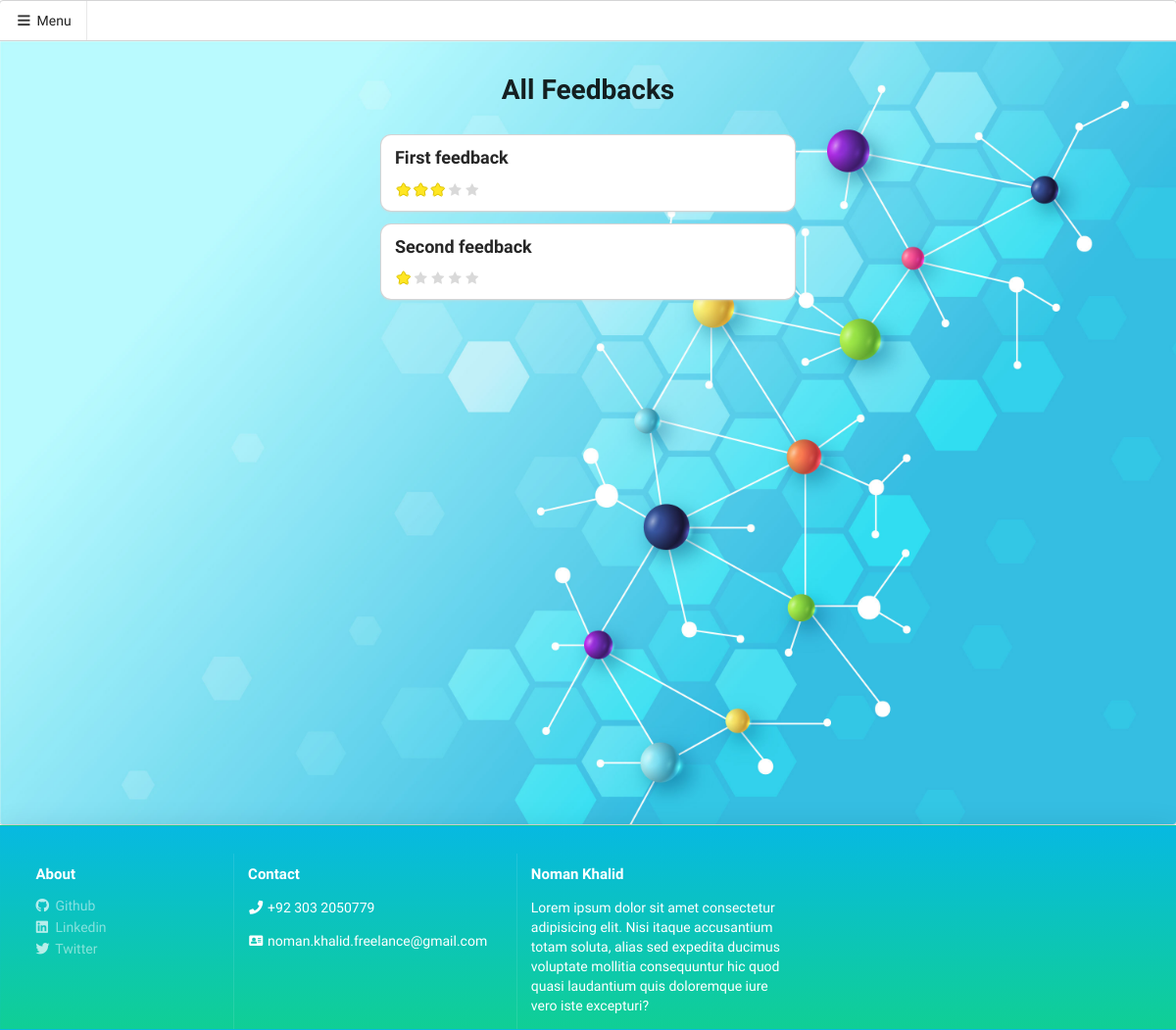
Page /feedbacks on the earlier database version.
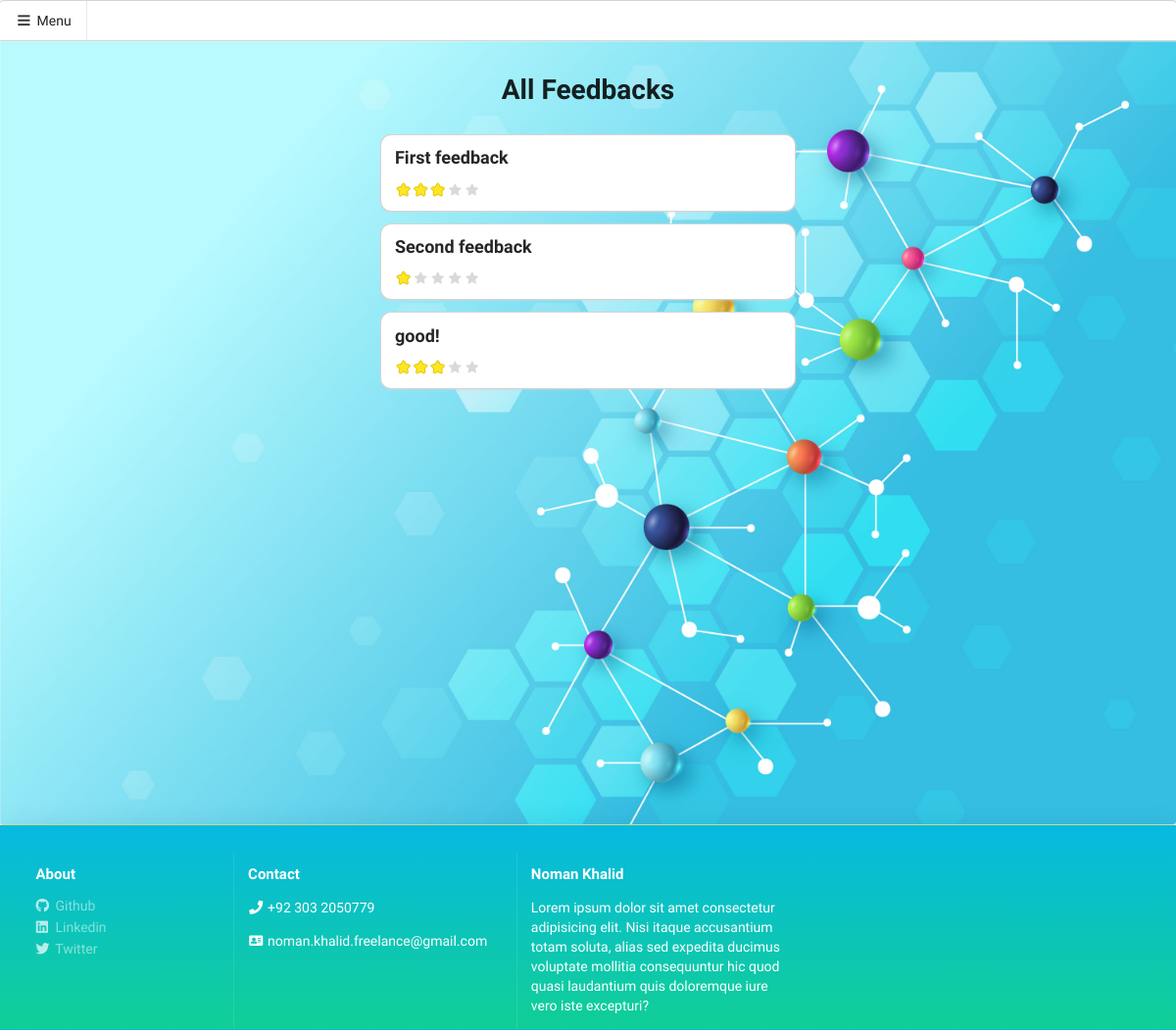
Same page on the later database version.
### app.py (models this page shows, shortened)
class Feedback(db.Model):
    id = db.Column("id",db.Integer, primary_key=True)
    content = db.Column("content",db.Text)
    rating = db.Column("rating",db.Integer)
    user_id = db.Column(db.Integer, db.ForeignKey('user.id'))
    student_id = db.Column(db.Integer, db.ForeignKey('student.id'))

### app.py (the view)
@app.route('/feedbacks')
def feedbacks():
  feedbacks = Feedback.query.all()
  return render_template('feedback/index.html', feedbacks=feedbacks )

### templates/feedback/index.html (shortened to what this page needs)
{% extends 'layout.html' %}  {% block content %}
<div class="row">
  <div class="ui eight wide column center aligned">
    <h1 class="ui">All Feedbacks</h1>
  </div>
</div>
<div class="row">
  <div class="ui six wide column">
    {%for feedback in feedbacks%}
    <div class="ui card">
      <div class="content">
        <div class="ui header aligned">
          {{ feedback.content }}
        </div>
        <div class="description">
          <div
            class="ui star rating"
            data-rating="{{ feedback.rating }}"
            data-max-rating="5"
          ></div>
        </div>
      </div>
    </div>
    {%endfor%}
  </div>
</div>
{% endblock %}

### templates/layout.html (shortened to what this page needs)
<html lang="en">
  <head>
    <link
      rel="stylesheet"
      href="https://cdnjs.cloudflare.com/ajax/libs/semantic-ui/2.4.1/semantic.min.css"
    />
    <link rel="stylesheet" href="{{ url_for('static', filename='css/style.css') }}" />
  </head>
  <body>
    <div class="ui top attached demo menu">
      <a class="item">
        <i class="sidebar icon"></i>
        Menu
      </a>
    </div>
    <div class="ui bottom attached segment pushable">
      <div class="pusher">
        <div class="ui basic segment">
          <div class="ui centered grid stackable column">
            <div class="row" style="margin: -5px 0px">
            </div>
            {% block content %} {% endblock %}
          </div>
        </div>
      </div>
    </div>
    <div class="ui vertical footer segment glass-footer">
      <div class="ui container">
        <div class="ui stackable inverted divided grid" style="margin-top: 1rem">
          <div class="three wide column">
            <h4 class="ui inverted header">About</h4>
            <div class="ui inverted link list">
              <a href="https://github.com/dev-nomi" target="_blank" class="item">
                <i class="github icon"></i>
                Github
              </a>
              <a href="https://linkedin.com/in/dev-nomi" target="_blank" class="item">
                <i class="linkedin icon"></i>
                Linkedin
              </a>
              <a href="https://twitter.com/Coe9c" target="_blank" class="item">
                <i class="twitter icon"></i>
                Twitter
              </a>
            </div>
          </div>
          <div class="four wide column">
            <h4 class="ui inverted header">Contact</h4>
            <div class="ui inverted link list">
              <p style="color: white"><i class="phone icon"></i>+92 303 2050779</p>
              <p style="color: white">
                <i class="address card icon"></i>noman.khalid.freelance@gmail.com
              </p>
            </div>
          </div>
          <div class="four wide column">
            <h4 class="ui inverted header">Noman Khalid</h4>
            <p style="color: white">
              Lorem ipsum dolor sit amet consectetur adipisicing elit. Nisi itaque accusantium totam
              soluta, alias sed expedita ducimus voluptate mollitia consequuntur hic quod quasi
              laudantium quis doloremque iure vero iste excepturi?
            </p>
          </div>
        </div>
      </div>
    </div>
  </body>
</html>

### static/css/style.css (style rules this page uses)
.ui { font-family: "Balsamiq Sans", cursive !important; }
.pusher { background-image: url("../img/backgroud.jpg") !important; background-repeat: repeat !important; background-size: 100% !important; }
.ui.card { width: 100% !important; border-radius: 10px !important; }
.ui.bottom.attached.segment.pushable { margin-bottom: 0 !important; }
.glass-footer { background: linear-gradient(rgb(7, 185, 225), rgb(16, 207, 149)) !important; box-shadow: 0 4px 30px rgba(0, 0, 0, 0.1) !important; backdrop-filter: blur(10px) !important; -webkit-backdrop-filter: blur(20px) !important; border: 1px solid rgba(29, 191, 205, 0.09) !important; }

Differences in the rows shown:
added Feedback: content "good!"
